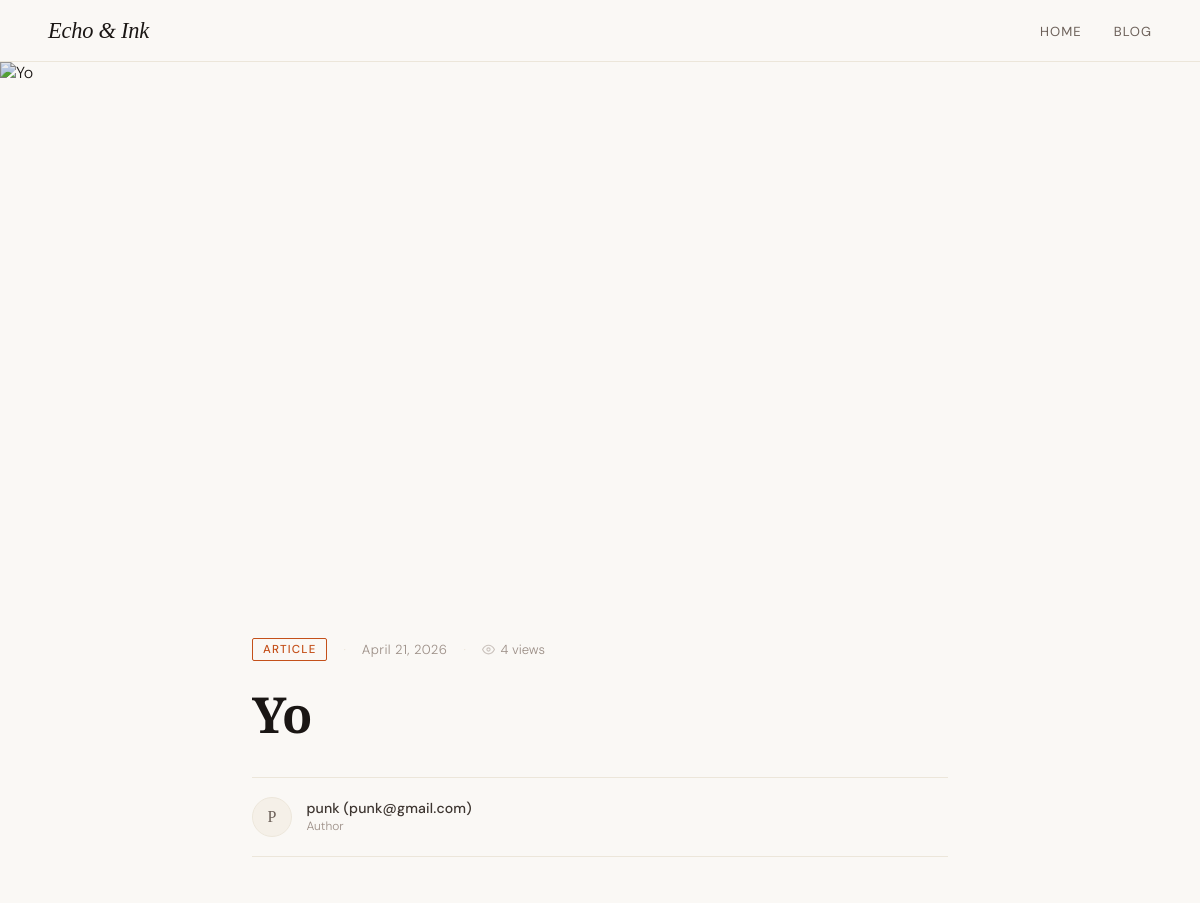
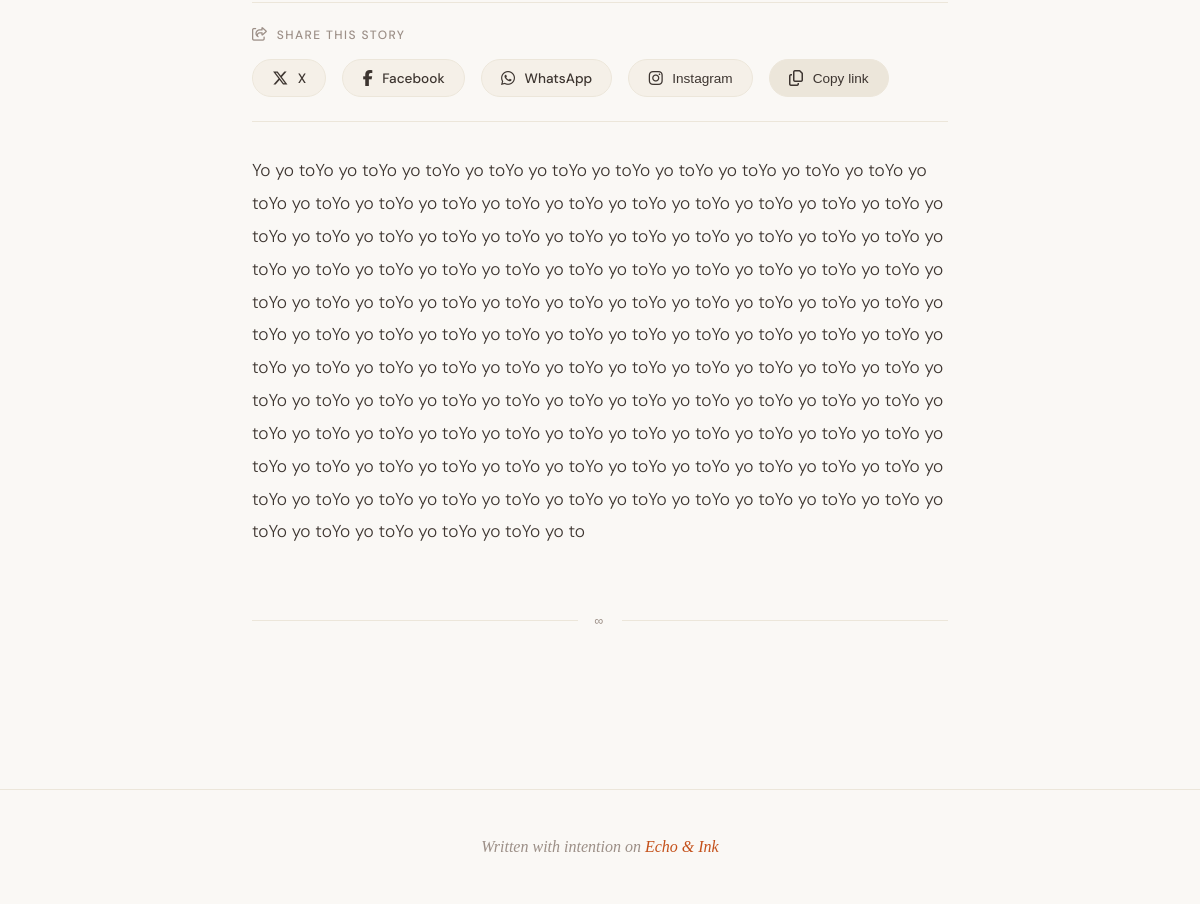
The app's page /post/1/ with its own data (2 pictures, top to bottom).
### blogs/models.py (models this page shows, shortened)
class Post(models.Model):
    title = models.CharField(max_length=200)
    content = models.TextField()
    image = CloudinaryField('image', blank=True, null=True)
    created_at = models.DateTimeField(auto_now_add=True)
    author = models.ForeignKey(User, on_delete=models.CASCADE)
    views = models.PositiveIntegerField(default=0)

class User(AbstractBaseUser, PermissionsMixin):
    class UserType(models.TextChoices):
        READER = 'reader', 'Reader'
        AUTHOR = 'author', 'Author'
        ADMIN = 'admin', 'Admin'
    id = models.AutoField(primary_key=True)
    username = models.CharField(max_length=150, unique=True)
    email = models.EmailField(unique=True)
    userType = models.CharField(
        max_length=10,
        choices=UserType.choices,
        default=UserType.READER
    )
    is_staff = models.BooleanField(default=False)
    is_active = models.BooleanField(default=True)
    date_joined = models.DateTimeField(auto_now_add=True)
    updated_at = models.DateTimeField(auto_now=True)
    profile_picture = CloudinaryField('profile_picture', blank=True, null=True)
    objects = CustomUserManager()
    USERNAME_FIELD = 'email'
    REQUIRED_FIELDS = ['username']
    def __str__(self):
        return f"{self.username} ({self.email})"

### blogs/views.py (the view)
# urls.py: path("post/<int:id>/", views.post, name="post"),
def post(request, id):
  post = Post.objects.get(id=id)
  post.views += 1
  post.save()
  return render(request, 'SinglePost.html', {'post': post})

### blogs/templates/SinglePost.html (shortened to what this page needs)
<!DOCTYPE html>
<html lang="en">
<head>
    <link rel="stylesheet" href="https://cdnjs.cloudflare.com/ajax/libs/font-awesome/6.5.1/css/all.min.css">
</head>
<body>
    <nav>
        <a href="/" class="nav-brand">Echo &amp; Ink</a>
        <ul class="nav-links">
            <li><a href="/">Home</a></li>
            <li><a href="/blog/">Blog</a></li>
        </ul>
    </nav>
    <div class="post-hero">
        <img src="{{ post.image.url }}" alt="{{ post.title }}">
    </div>
    <div class="post-wrapper">
        <div class="post-meta">
            <span class="meta-tag">Article</span>
            <span class="meta-sep">·</span>
            <span class="meta-date">{{ post.created_at|date:"F j, Y" }}</span>
            <span class="meta-sep">·</span>
            <span class="meta-views">
                <svg width="13" height="13" viewBox="0 0 24 24" fill="none" stroke="currentColor" stroke-width="2"><path d="M1 12s4-8 11-8 11 8 11 8-4 8-11 8-11-8-11-8z"/><circle cx="12" cy="12" r="3"/></svg>
                {{ post.views }} views
            </span>
        </div>
        <h1 class="post-title">{{ post.title }}</h1>
        <div class="author-bar">
            <div class="author-avatar">{{ post.author.username|slice:":1"|upper }}</div>
            <div>
                <div class="author-name">{{ post.author }}</div>
                <div class="author-label">Author</div>
            </div>
        </div>
        <div class="share-section">
            <div class="share-label">
                <i class="fa-regular fa-share-from-square"></i>
                Share this story
            </div>
            <div class="share-buttons">
                <a href="#" class="share-btn x" id="shareX" target="_blank" rel="noopener noreferrer">
                    <i class="fa-brands fa-x-twitter"></i> <span>X</span>
                </a>
                <a href="#" class="share-btn facebook" id="shareFacebook" target="_blank" rel="noopener noreferrer">
                    <i class="fa-brands fa-facebook-f"></i> <span>Facebook</span>
                </a>
                <a href="#" class="share-btn whatsapp" id="shareWhatsApp" target="_blank" rel="noopener noreferrer">
                    <i class="fa-brands fa-whatsapp"></i> <span>WhatsApp</span>
                </a>
                <button class="share-btn instagram" id="shareInstagram">
                    <i class="fa-brands fa-instagram"></i> <span>Instagram</span>
                </button>
                <button class="share-btn copy-link" id="copyLinkBtn">
                    <i class="fa-regular fa-copy"></i> <span>Copy link</span>
                </button>
            </div>
        </div>
        <div class="post-content">
            {{ post.content }}
        </div>
        <div class="content-divider">∞</div>
    </div>
    <footer>
        Written with intention on <span>Echo &amp; Ink</span>
    </footer>
</body>
</html>

### records on screen
Post: created_at "April 21, 2026", views "4", title "Yo", author.username "P", author "punk (punk@gmail.com)", content "Yo yo toYo yo toYo yo toYo yo toYo yo toYo yo toYo yo toYo yo toYo yo toYo yo toYo yo toYo yo toYo yo toYo yo toYo yo toYo yo toYo yo toYo yo toYo yo toYo yo toYo yo toYo yo toYo yo toYo yo toYo yo toYo yo toYo yo toYo yo toYo yo toYo yo toYo yo toYo yo toYo yo toYo yo toYo yo toYo yo toYo yo toYo yo toYo yo toYo yo toYo yo toYo yo toYo yo toYo yo toYo yo toYo yo toYo yo toYo yo toYo yo toYo yo toYo yo toYo yo toYo yo toYo yo toYo yo toYo yo toYo yo toYo yo toYo yo toYo yo toYo yo toYo yo toYo yo toYo yo toYo yo toYo yo toYo yo toYo yo toYo yo toYo yo toYo yo toYo yo toYo yo toYo yo toYo yo toYo yo toYo yo toYo yo toYo yo toYo yo toYo yo toYo yo toYo yo toYo yo toYo yo toYo yo toYo yo toYo…"
